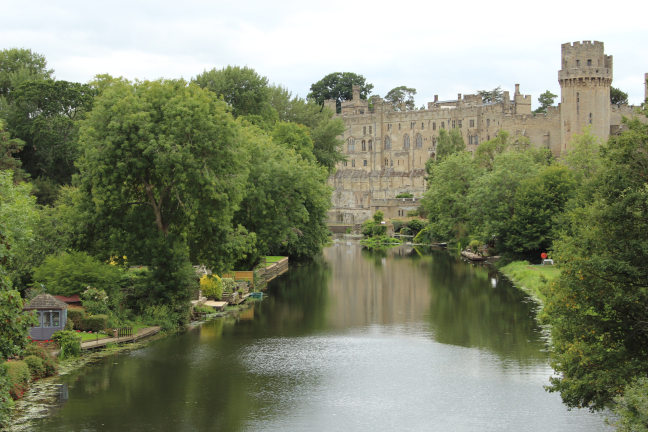
#> input picture notebooks/Material 01/castle.jpg, 1296 x 864 px (shown at 1/2 size)
$ python basic_image_functions.py
#> lines starting #> are read from the running program, lines starting #| are printed output that depends on the picture
# -*- coding: utf-8 -*-
"""basic_image_functions.ipynb

Automatically generated by Colaboratory.

Original file is located at
    https://colab.research.google.com/drive/1fYUp_9tH-dzvu-gaf5EPQX2PKXOAs0fC

<a href="https://colab.research.google.com/github/labviros/computer-vision-topics/blob/version2020/lesson01-basics/basic_image_functions.ipynb" target="_parent"><img src="https://colab.research.google.com/assets/colab-badge.svg" alt="Open In Colab"/></a>

# How to open images and make basic changes such as convert to gray scale, rotate and resize.

To open and show an image you can use PIL and matplotlib as shown in the following code.
If you uncomment the two last lines, the axis values will desapear.
"""

# Commented out IPython magic to ensure Python compatibility.
from PIL import Image
import matplotlib.pyplot as plt
# %matplotlib inline

im = Image.open("castle.jpg")
#> im is the input picture: PIL image 1296x864 RGB; mean R, G, B 129.5, 135.8, 110.6
plt.imshow(im)
#plt.xticks([0,100,500,1000])
plt.yticks([])

"""Another way to show an image is to use the display method."""

from PIL import Image
im = Image.open("castle.jpg")
display(im)

"""The following code shows how to convert an image to gray scale and show both the original and gray scale image in the same figure using "subplot".
Also note the alternative way to remove the axis in the second subplot.
"""

# Commented out IPython magic to ensure Python compatibility.
# %matplotlib inline
from PIL import Image
import matplotlib.pyplot as plt

im = Image.open("castle.jpg")

fig = plt.figure(figsize=(20,10))
fig.add_subplot(1,2,1)
plt.imshow(im)
plt.xticks([])
#plt.yticks([])
#plt.axis('off')

im2 = im.convert('L')
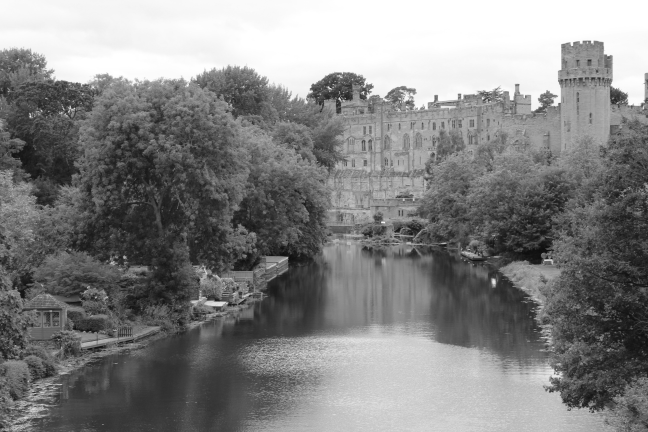
#> im2: PIL image 1296x864 L (shown at 1/2 size); min 12, max 255, mean 131
fig.add_subplot(1,2,2)
plt.imshow(im2,cmap='gray')
plt.axis('off')

plt.show()
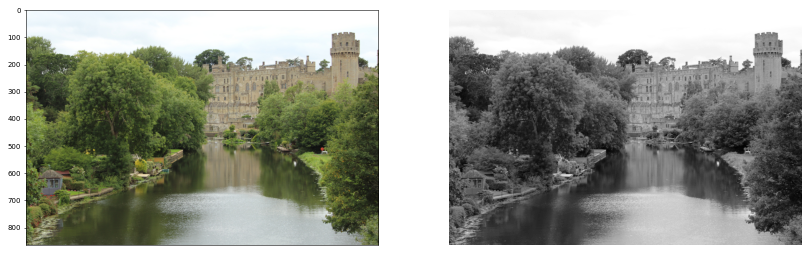
#> figure drawn by matplotlib, 2 panels

"""You can also save an image."""

# Commented out IPython magic to ensure Python compatibility.
# %matplotlib inline
from PIL import Image
import matplotlib.pyplot as plt


im = Image.open("castle.jpg")
im2 = im.convert('L')
im2.save('teste.jpg')

im = Image.open('teste.jpg')
#> im: PIL image 1296x864 L
plt.imshow(im,cmap='gray')

"""Rotate an image according to an angle described in degress."""

# Commented out IPython magic to ensure Python compatibility.
import matplotlib.pyplot as plt
from PIL import Image
# %matplotlib inline

im = Image.open("castle.jpg")

im2 = im.rotate(90)
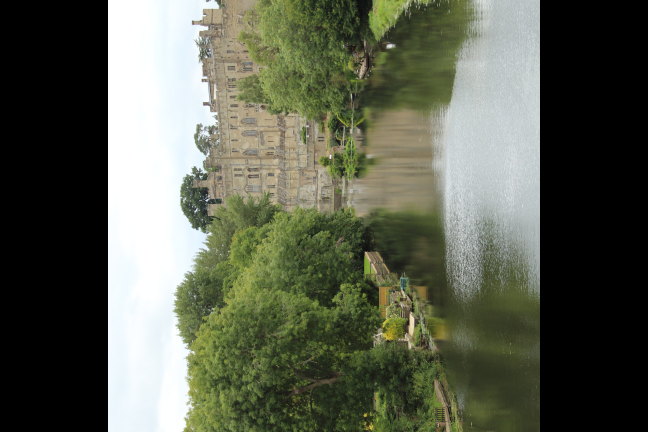
#> im2: PIL image 1296x864 RGB (shown at 1/2 size); mean R, G, B 90.9, 94.9, 79.6
plt.imshow(im2)
plt.axis('off')

"""Let's now read the size of an image and resize it."""

# Commented out IPython magic to ensure Python compatibility.
import matplotlib.pyplot as plt
from PIL import Image
# %matplotlib inline

im = Image.open("castle.jpg")
width, height = im.size
#> width = 1296; height = 864
print ("Width: ", width, " Height: ", height)
#| Width:  1296  Height:  864

im2 = im.resize((int(width/5),int(height/3)))
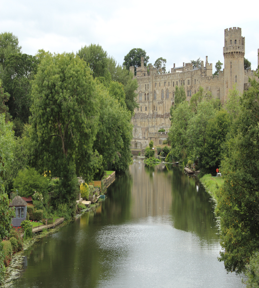
#> im2: PIL image 259x288 RGB; mean R, G, B 129.5, 135.8, 110.6

width, height = im2.size
#> width = 259; height = 288
print ("Width: ", width, " Height: ", height)
#| Width:  259  Height:  288


fig = plt.figure(figsize=(15,10))
fig.add_subplot(2,1,1)
plt.imshow(im)
plt.xticks([])
plt.yticks([])

fig.add_subplot(2,1,2)
plt.imshow(im2)
plt.xticks([])
plt.yticks([])

"""As the next step we are going to crop a region from the image, rotate and paste it in the same image.

"""

# Commented out IPython magic to ensure Python compatibility.
from PIL import Image
import matplotlib.pyplot as plt
# %matplotlib inline

im = Image.open("castle.jpg")

# define the box to be cropped
box = (300,400,800,700)

# make a copy of the original image
im2 = im.copy()
# crop the part of the image inside the box
region = im2.crop(box)
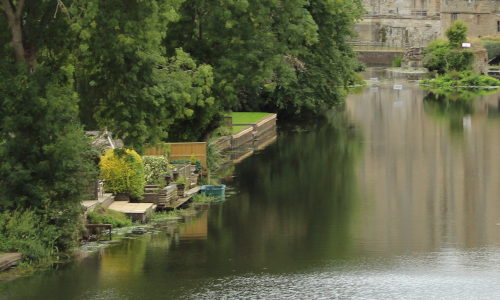
#> region: PIL image 500x300 RGB; mean R, G, B 92.6, 96.9, 67.6


# you can rotate using one of the following commands:
region = region.rotate(135)
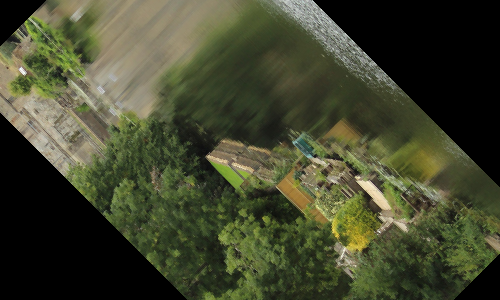
#> region: PIL image 500x300 RGB; mean R, G, B 66.3, 69.8, 46.1
#region = region.transpose(Image.ROTATE_180)

im2.paste(region,box)
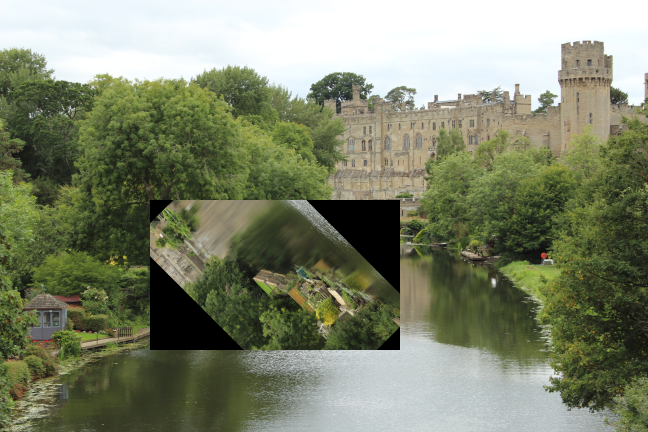
#> im2: PIL image 1296x864 RGB (shown at 1/2 size); mean R, G, B 126, 132.2, 107.7

fig = plt.figure(figsize=(15,30))
fig.add_subplot(1,2,1)
plt.imshow(im)
plt.xticks([])
plt.yticks([])

fig.add_subplot(1,2,2)
plt.imshow(im2)
plt.xticks([])
plt.yticks([])
